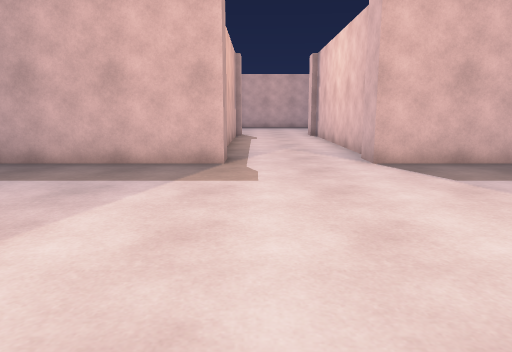
view 1 (above)

16 first-person views from a walk through a Unity game level. The camera is 1.2 m above the floor, tilts 10° down and sees 70° across. The floor is counted in squares, 1 m on a side. Each view is taken from the middle of a square. On the plan, view 1 faces up. The plan holds only what a view shows up to about 15 squares ahead; the rest is blank. The place goes on beyond the plan. The player character is not drawn.

view 2
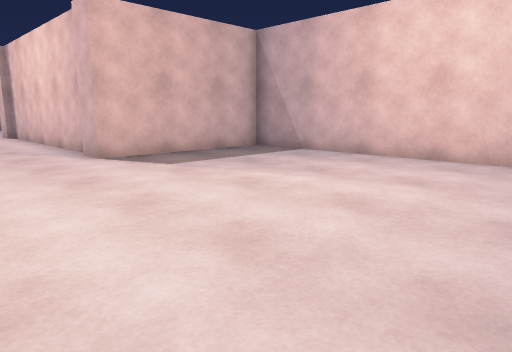

view 3
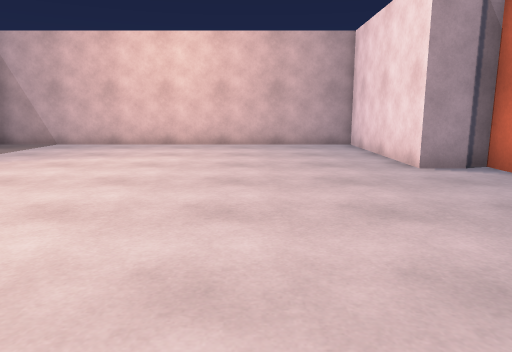

view 4
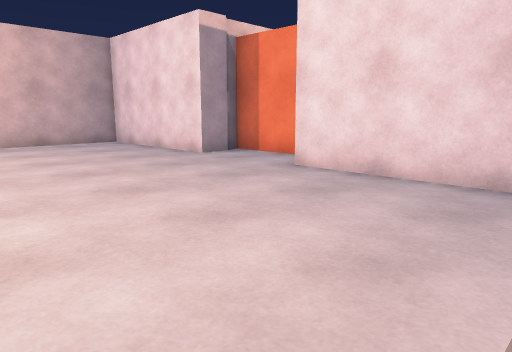

view 5
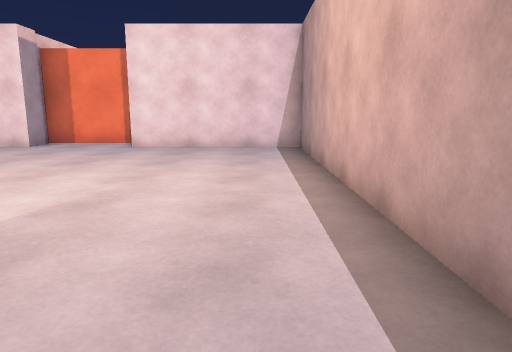

view 6
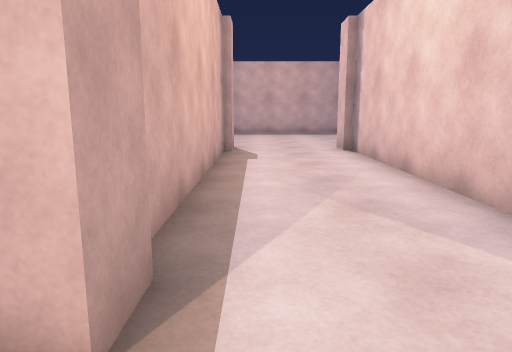

view 7
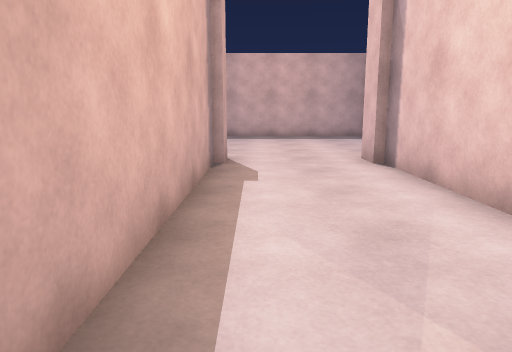

view 8
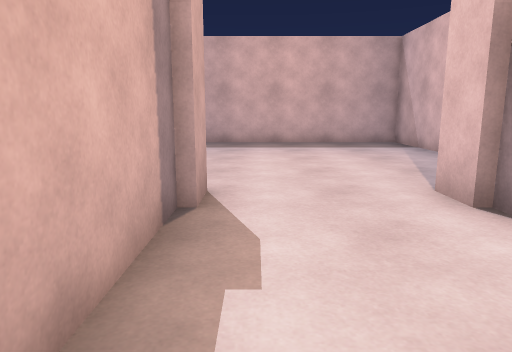

view 9
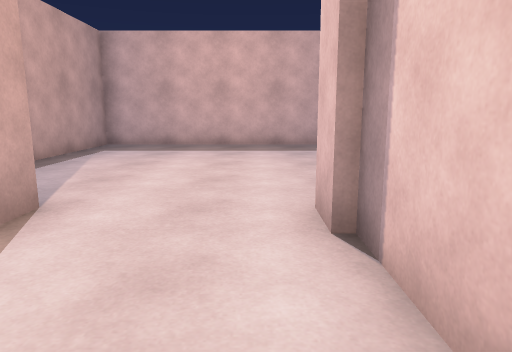

view 10
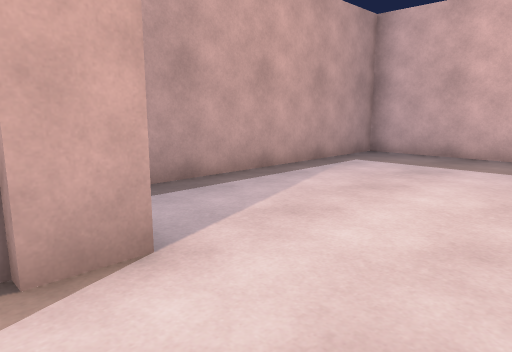

view 11
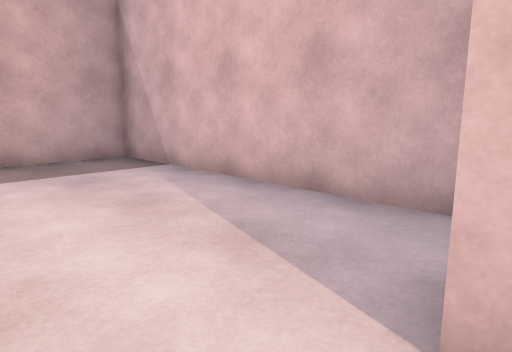

view 12
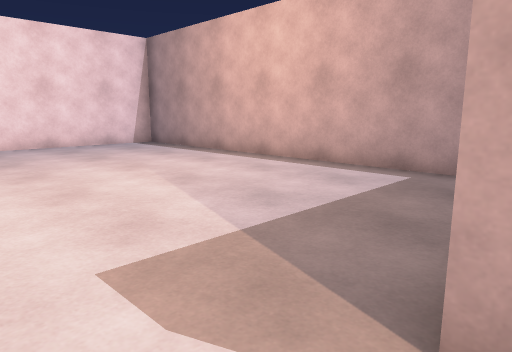

view 13
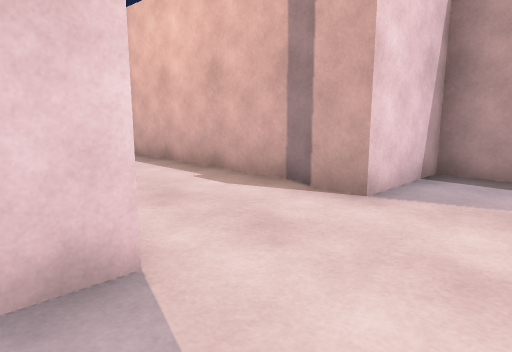

view 14
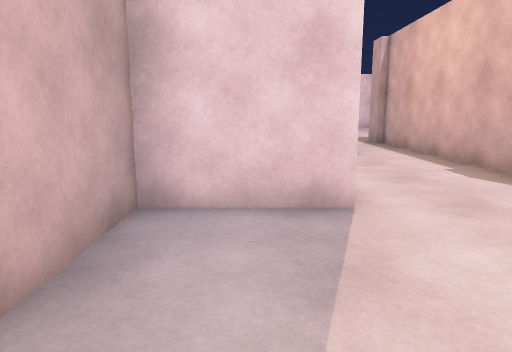

view 15
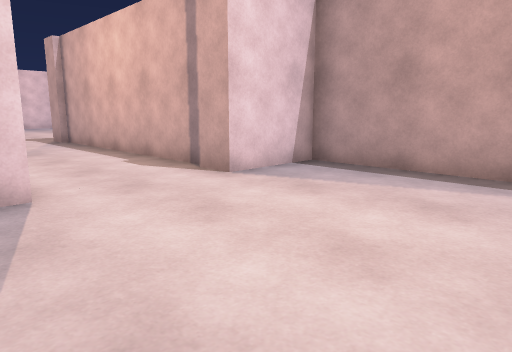

view 16
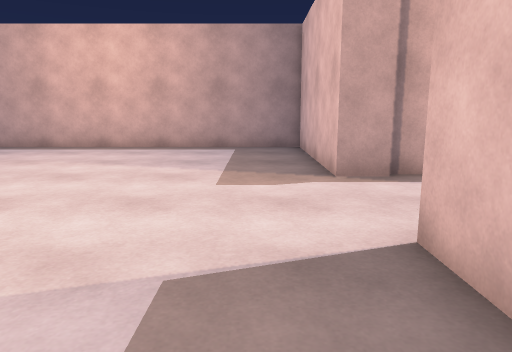

### Floor plan
Ten units are one square. View 1 is at (0, 0); x grows to the right and y downward. Boxes are objects, and circles mark ways between rooms. Rooms are numbered by the first view taken in them; rooms with no view inside come last. Other rooms are left out.
<svg viewBox="-70 -290 160 356">
<path fill="none" stroke="#000" d="M-7 -96 -7 -85 -65 -85 -65 45 -8 45M30 -101 30 -185M28 56 28 45 85 45 85 -85 28 -85 28 -95M-2 61 30 61M28 -184 28 -195M-10 -186 -10 -95M-7 -195 -7 -185M28 -195 55 -195 55 -285 -35 -285 -35 -195 -7 -195"/>
<circle cx="10" cy="-193" r="3" fill="#2a7"/>
<text x="10" y="-40">1</text>
<text x="10" y="-240">2</text>
</svg>
Room 1 opens to room 2.

Where each view was taken, in squares from view 1:
view 1: 0 up, 0 right, facing up
view 2: 1 down, 1 left, facing up-right
view 3: 1 down, 5 left, facing right
view 4: 2 up, 6 left, facing down-right
view 5: 8 up, 5 left, facing down
view 6: 7 up, 0 right, facing up
view 7: 10 up, 0 right, facing up
view 8: 14 up, 0 right, facing up
view 9: 15 up, 2 right, facing up
view 10: 18 up, 2 right, facing up-left
view 11: 19 up, 1 right, facing up-right
view 12: 9 up, 1 right, facing down-left
view 13: 22 up, 4 right, facing down-left
view 14: 24 up, 4 right, facing down
view 15: 25 up, 4 right, facing down-left
view 16: 7 up, 6 right, facing left
